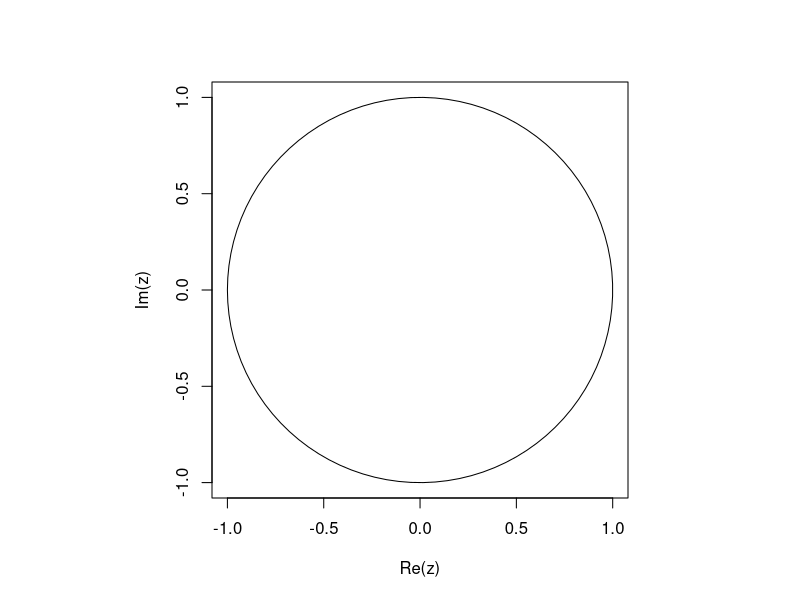
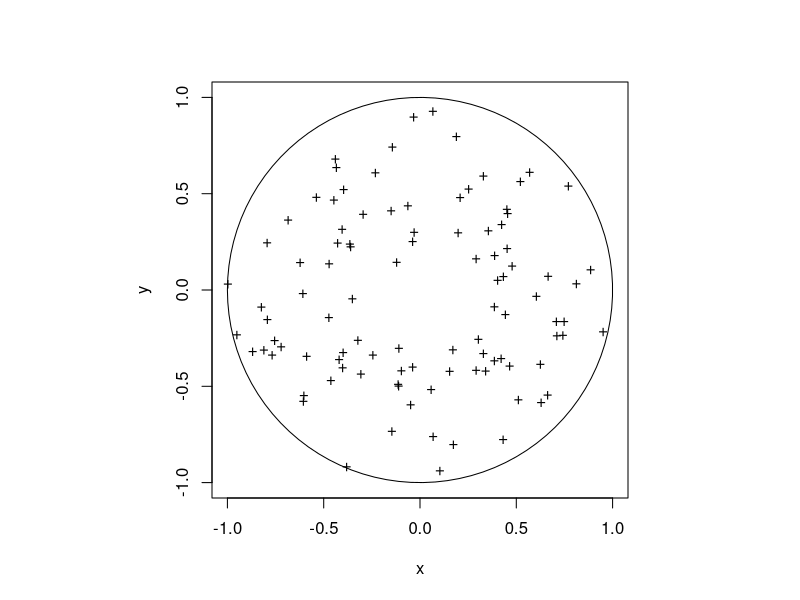
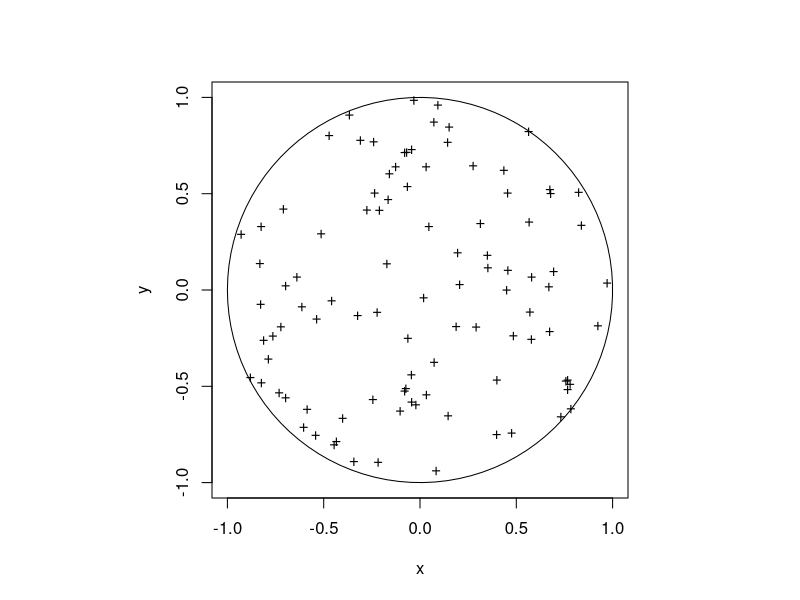

Write the R code that produced these figures, in order.
# R can do complex arithmetic, also.
th <- seq(-pi, pi, len=100);
# 1i is used for the complex number i.
z <- exp(1i*th);
# Plotting complex arguments means plot imaginary versus real parts. This should be a circle.
par(pty="s")
plot(z, type="l")
# Suppose we want to sample points within the unit circle. One method would be to
# take complex numbers with standard normal real and imaginary parts . . .
w <- rnorm(100) + rnorm(100)*1i;
# and to map any outside the circle onto their reciprocal.
w <- ifelse(Mod(w) > 1, 1/w, w);
# All points are inside the unit circle, but the distribution is not uniform.
plot(w, xlim=c(-1,1), ylim=c(-1,1), pch="+",xlab="x", ylab="y")
lines(z) 
# The second method uses the uniform distribution. The points should now look more
# evenly spaced over the disc.
w <- sqrt(runif(100))*exp(2*pi*runif(100)*1i);
plot(w, xlim=c(-1,1), ylim=c(-1,1), pch="+", xlab="x", ylab="y")
lines(z)
# Clean up again
rm(th, w, z);




